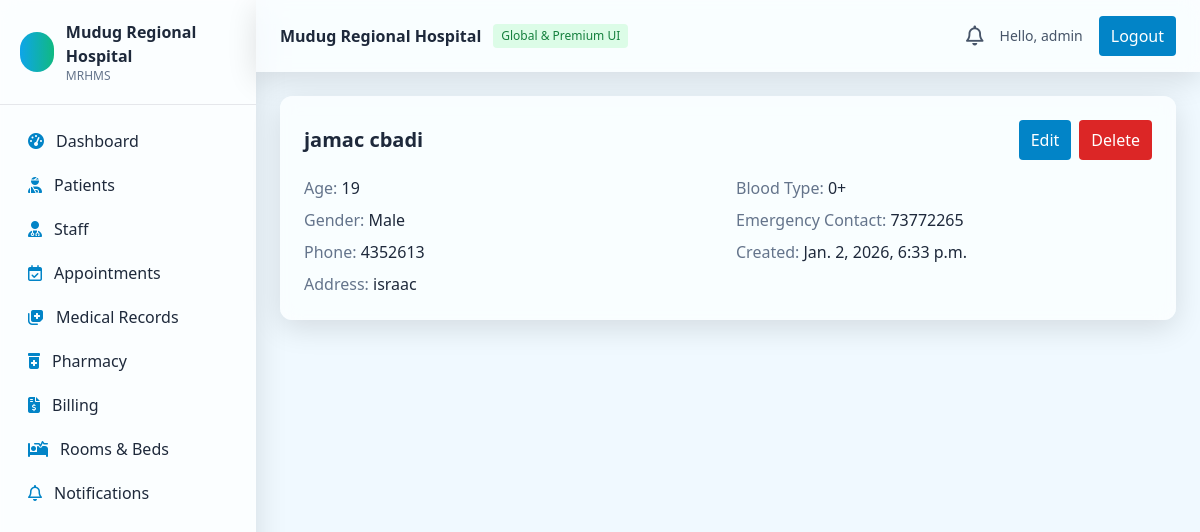
The page /patients/1/ (signed in) on the database its author committed.
### patients/models.py (models this page shows, shortened)
class Patient(models.Model):
    GENDER_CHOICES = [
        ('M', 'Male'),
        ('F', 'Female'),
        ('O', 'Other'),
    ]
    name = models.CharField(max_length=255)
    age = models.PositiveIntegerField()
    gender = models.CharField(max_length=1, choices=GENDER_CHOICES)
    phone = models.CharField(max_length=20, blank=True)
    address = models.CharField(max_length=255, blank=True)
    blood_type = models.CharField(max_length=3, blank=True)
    emergency_contact = models.CharField(max_length=255, blank=True)
    created_at = models.DateTimeField(auto_now_add=True)

### patients/views.py (the view)
# urls.py: path('<int:pk>/', views.patient_detail, name='patient_detail'),
@login_required
def patient_detail(request, pk):
    patient = get_object_or_404(Patient, pk=pk)
    return render(request, 'patients/detail.html', {'patient': patient})

### templates/patients/detail.html (shortened to what this page needs)
{% extends 'base.html' %}
{% block content %}
<div class="glass rounded-xl p-6 bg-white/70">
  <div class="flex justify-between items-center">
    <h2 class="text-xl font-semibold">{{ patient.name }}</h2>
    <div class="flex gap-2">
      <a href="/patients/{{ patient.id }}/edit/" class="px-3 py-2 rounded bg-sky-600 text-white hover:bg-sky-700">Edit</a>
      <form method="post" action="/patients/{{ patient.id }}/delete/">
        <button class="px-3 py-2 rounded bg-red-600 text-white hover:bg-red-700">Delete</button>
      </form>
    </div>
  </div>
  <div class="grid grid-cols-1 md:grid-cols-2 gap-4 mt-4">
    <div class="space-y-2">
      <div><span class="text-slate-500">Age:</span> {{ patient.age }}</div>
      <div><span class="text-slate-500">Gender:</span> {{ patient.get_gender_display }}</div>
      <div><span class="text-slate-500">Phone:</span> {{ patient.phone }}</div>
      <div><span class="text-slate-500">Address:</span> {{ patient.address }}</div>
    </div>
    <div class="space-y-2">
      <div><span class="text-slate-500">Blood Type:</span> {{ patient.blood_type }}</div>
      <div><span class="text-slate-500">Emergency Contact:</span> {{ patient.emergency_contact }}</div>
      <div><span class="text-slate-500">Created:</span> {{ patient.created_at }}</div>
    </div>
  </div>
</div>
{% endblock %}

### templates/partials/navbar.html (shortened to what this page needs)
<header class="bg-white/70 glass">
  <div class="max-w-full px-6 py-4 flex items-center justify-between">
    <div class="flex items-center gap-3">
      <h1 class="font-semibold text-slate-800">Mudug Regional Hospital</h1>
      <span class="text-xs px-2 py-1 rounded bg-green-100 text-green-700">Global & Premium UI</span>
    </div>
    <div class="flex items-center gap-4">
      <a href="/notifications/" class="relative text-slate-600 hover:text-sky-700">
        <i class="fa-regular fa-bell text-xl"></i>
      </a>
      {% if user.is_authenticated %}
        <span class="text-sm text-slate-600">Hello, {{ user.get_full_name|default:user.username }}</span>
        <a href="/logout/" class="px-3 py-2 rounded bg-sky-600 text-white hover:bg-sky-700">Logout</a>
      {% else %}
        <a href="/login/" class="px-3 py-2 rounded bg-sky-600 text-white hover:bg-sky-700">Login</a>
      {% endif %}
    </div>
  </div>
</header>

### templates/base.html (style rules this page uses)
.glass { backdrop-filter: saturate(180%) blur(10px); background: rgba(255, 255, 255, 0.6); box-shadow: 0 8px 30px rgba(0, 0, 0, 0.12); }

### rows shown on the page
Patient: name "jamac cbadi", age "19", gender "Male", phone "4352613", address "israac", blood_type "0+", emergency_contact "73772265", created_at "Jan. 2, 2026, 6:33 p.m."

### other values the page prints
{{ user.get_full_name|default:user.username }} "admin"
